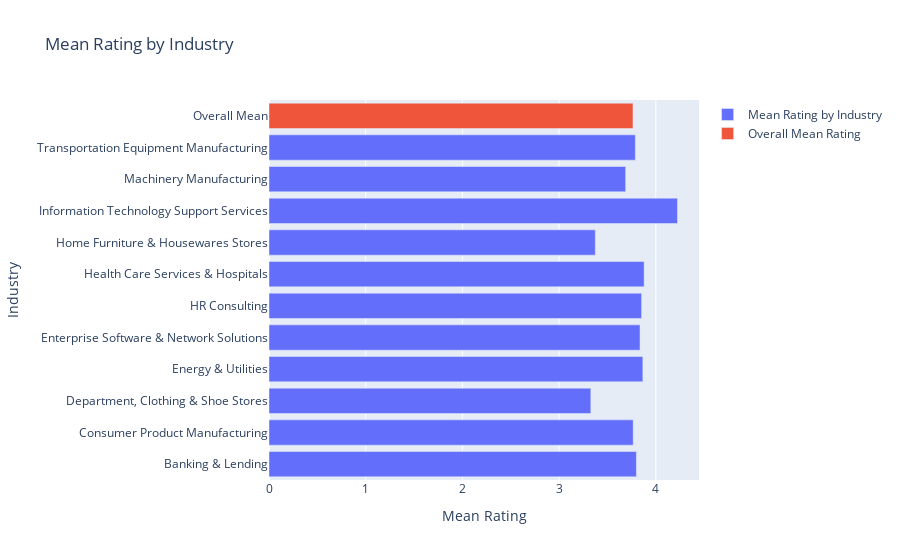

Notebook code for this chart:
### Code cell
# visualization of mean rating by industry (bar chart)

# Calculate the mean rating by industry
mean_rating_by_industry = data.groupby('industry')['rating'].mean().reset_index()

# Calculate the overall mean rating
overall_mean_rating = data['rating'].mean()

# Create a trace for the mean rating per industry
trace_industry = go.Bar(x=mean_rating_by_industry['rating'], y=mean_rating_by_industry['industry'],
                        orientation='h', name='Mean Rating by Industry',
                        hovertemplate='%{x:.2f}')

# Create a trace for the overall mean rating
trace_mean = go.Bar(x=[overall_mean_rating], y=['Overall Mean'], orientation='h', name='Overall Mean Rating',
                    hovertemplate='%{x:.2f}')

data_visualization = [trace_industry, trace_mean]

layout = go.Layout(title='Mean Rating by Industry',
                   xaxis=dict(title='Mean Rating'),
                   yaxis=dict(title='Industry'),
                   barmode='group')

fig = go.Figure(data=data_visualization, layout=layout)

fig.show()

### Figure 1 — Plotly figure (JSON) as saved in the notebook; plotly's stock layout.template omitted (floating-point values rounded to 4 significant figures)
{"data": [{"hovertemplate": "%{x:.2f}", "name": "Mean Rating by Industry", "orientation": "h", "type": "bar", "x": [3.8, 3.767, 3.329, 3.867, 3.837, 3.854, 3.88, 3.375, 4.225, 3.689, 3.789], "y": ["Banking & Lending", "Consumer Product Manufacturing", "Department, Clothing & Shoe Stores", "Energy & Utilities", "Enterprise Software & Network Solutions", "HR Consulting", "Health Care Services & Hospitals", "Home Furniture & Housewares Stores", "Information Technology Support Services", "Machinery Manufacturing", "Transportation Equipment Manufacturing"]}, {"hovertemplate": "%{x:.2f}", "name": "Overall Mean Rating", "orientation": "h", "type": "bar", "x": [3.765], "y": ["Overall Mean"]}], "layout": {"barmode": "group", "title": {"text": "Mean Rating by Industry"}, "xaxis": {"title": {"text": "Mean Rating"}}, "yaxis": {"title": {"text": "Industry"}}}}
